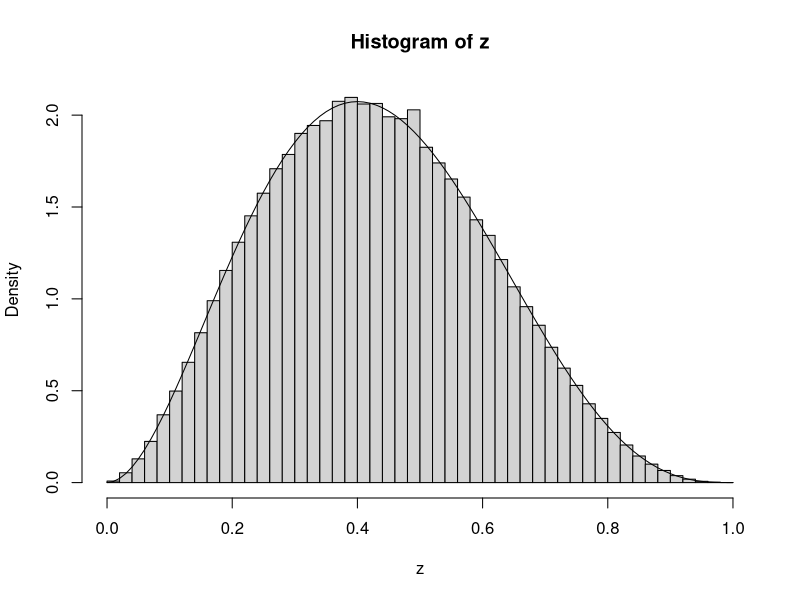

Recreate this plot in R.
## ---- chunk 1
knitr::opts_chunk$set(echo = TRUE)
## ---- chunk 2
h <- function(x){
 z=0
  if(x >0 && x <1 ) {z=(x^2) * ( (1-x)^3)}
 z
  }


Yq <- function(x){
   y= rnorm(1,x,1)
y
}

a <- function(j,i){
m=min( c( h(j)/h(i), 1 ))  
m
}

metro <- function(n){
  x=0.5
  for(k in 1:n){
    i = x[length(x)]
    j = Yq(i)
    p = a(j,i)
    x = c(x,i)
      if ( rbinom(1,1,p)==1 ) {
      x[length(x)] <- j
            }
  }
  x
}


z = replicate(2000, metro(2000))

hist(z, prob=TRUE, breaks=50)
x= seq(0, 1, by =0.1)
curve(dbeta(x,3,4), add=TRUE)
